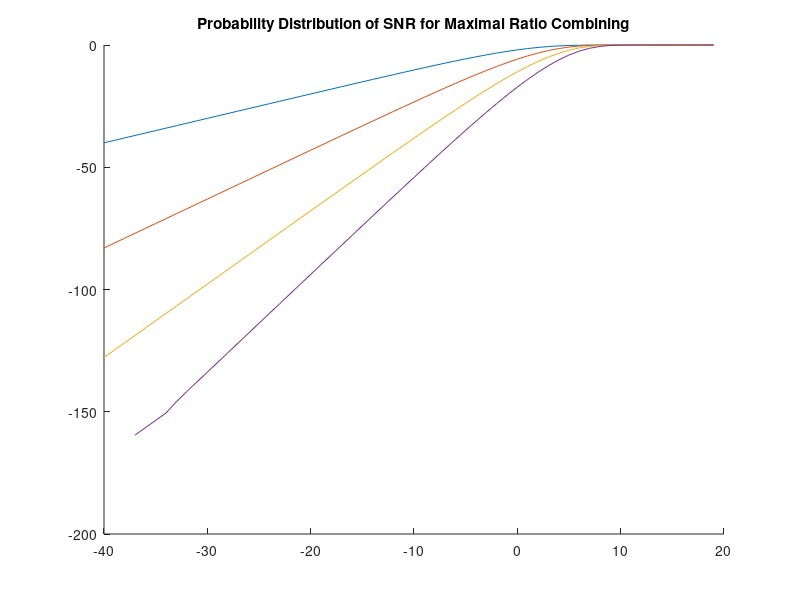

The MATLAB source for this figure:
clear all 
close all

gDB1 = -40:19;
g1 = 10.^(gDB1/10);
g_m1 = zeros(1,60);

gDB2 = -40:19;
g2 = 10.^(gDB2/10);
g_m2 = zeros(1,60);

gDB3 = -40:19;
g3 = 10.^(gDB3/10);
g_m3 = zeros(1,60);

gDB4 = -40:19;
g4 = 10.^(gDB4/10);
g_m4 = zeros(1,60);

for i = 1:60
    T = 0;
    for k = 1:1
        T = T + ((g1(i))^(k-1))/factorial(k-1);
    end
    g_m1(i) = 1-exp(-g1(i))*T;   
end

for i = 1:60
    T = 0;
    for k = 1:2
        T = T + ((g2(i))^(k-1))/factorial(k-1);
    end
    g_m2(i) = 1-exp(-g2(i))*T;   
end

for i = 1:60
    T = 0;
    for k = 1:3
        T = T + ((g3(i))^(k-1))/factorial(k-1);
    end
    g_m3(i) = 1-exp(-g3(i))*T;   
end

for i = 1:60
    T = 0;
    for k = 1:4
        T = T + ((g4(i))^(k-1))/factorial(k-1);
    end
    g_m4(i) = 1-exp(-g4(i))*T;   
end

g_mDB1 = 10*log10(g_m1);
g_mDB2 = 10*log10(g_m2);
g_mDB3 = 10*log10(g_m3);
g_mDB4 = 10*log10(g_m4);

figure(1)
hold on
plot(gDB1, g_mDB1)
plot(gDB2, g_mDB2)
plot(gDB3, g_mDB3)
plot(gDB4, g_mDB4)
title('Probability Distribution of SNR for Maximal Ratio Combining');
